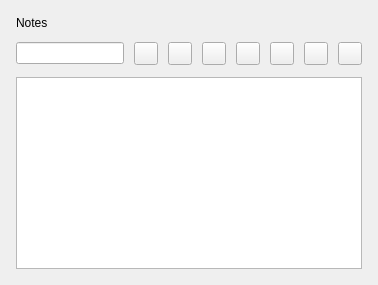
<?xml version="1.0" encoding="UTF-8"?>
<ui version="4.0">
 <class>Notes</class>
 <widget class="QWidget" name="Notes">
  <layout class="QVBoxLayout" name="verticalLayout">
   <property name="spacing">
    <number>12</number>
   </property>
   <property name="leftMargin">
    <number>16</number>
   </property>
   <property name="topMargin">
    <number>16</number>
   </property>
   <property name="rightMargin">
    <number>16</number>
   </property>
   <property name="bottomMargin">
    <number>16</number>
   </property>
   <item>
    <widget class="QLabel" name="labelTitle">
     <property name="text">
      <string>Notes</string>
     </property>
    </widget>
   </item>
   <item>
    <layout class="QHBoxLayout" name="horizontalLayoutToolbar">
     <property name="spacing">
      <number>10</number>
     </property>
     <item><widget class="QLineEdit" name="lineEditSearch"/></item>
     <item><widget class="QToolButton" name="toolButtonOpen"/></item>
     <item><widget class="QToolButton" name="toolButtonEdit"/></item>
     <item><widget class="QToolButton" name="toolButtonAdd"/></item>
     <item><widget class="QToolButton" name="toolButtonDelete"/></item>
     <item><widget class="QToolButton" name="toolButtonImport"/></item>
     <item><widget class="QToolButton" name="toolButtonExport"/></item>
     <item><widget class="QToolButton" name="toolButtonRefresh"/></item>
    </layout>
   </item>
   <item>
    <widget class="QTableWidget" name="tableWidget"/>
   </item>
  </layout>
 </widget>
 <resources/>
 <connections/>
</ui>
